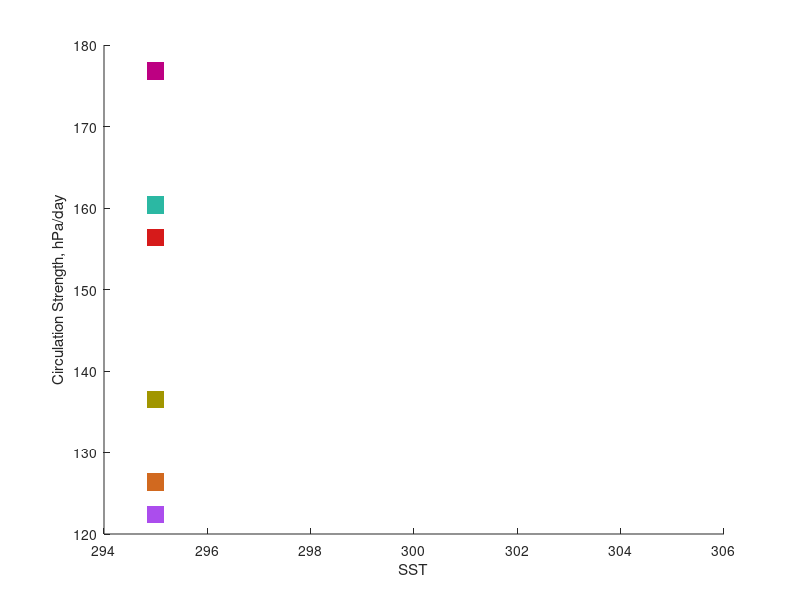

Write MATLAB code to recreate this figure. (Note: this script raises an error after producing the figure.)
%--------------------------------------------------------------------------
% circ_vs_temp.m
%
% this script creates scatter plots for the RCEMIP GCMs.  Shown are the 
% relationships between OLR, SST, anvil CF, and Circulation Strength.
%
% values are not calculated in this script but manually written into the
% arrays that are used for the scatter plots.  
%
% at the time of writing, the values come from an ncl script that is run 
% on casper utilizing the RCEMIP data stored there.  
%
% levi silvers                                            October 7, 2020 
%--------------------------------------------------------------------------
%
% add additional models
% add colors for each model
% plot Circulation intensity (addition of up and down)

%%[red green blue]
%c1=[0.4940 0.1840 0.5560]; % purple
%c2=[0.25 0.32 0.65]; % 
%c3=[0 0.4470 0.7410]; % darkish blue
%c4=[0.42 0.38 0.4]; % 
%c5=[0.3010 0.7450 0.9330]; % light blue
%c6=[0.9290 0.6940 0.1250]; % gentle yellow
%c7=[0.70 0.68 0.16]; % gentle yellow
%c8=[0.8500 0.3250 0.0980]; % rusty
%c9=[0.4660 0.6740 0.1880]; % green
%c10=[0.6500 0.48 0.14]; % 
%c11=[0.6350 0.0780 0.1840];

%[red green blue]
c1_a=[189 0 130]; % 44; ECHAM 
c1=c1_a/255;
c2_a=[171 77 237]; % 35; GEOS 
c2=c2_a/255;
c3_a=[43 184 163]; % 19; cam6
c3=c3_a/255;
c4_a=[214 26 26]; % 51; SPCAM
c4=c4_a/255;
c5_a=[209 105 31]; % 67 cam5 NCL colortable cb_9step
c5=c5_a/255;
c6_a=[161 150 0]; % 60 SPXCAM
c6=c6_a/255;
c7_a=[0.70 0.68 0.16]; % gentle yellow
c7=c7_a/255;
c8_a=[0.8500 0.3250 0.0980]; % rusty
c8=c8_a/255;
c9_a=[0.4660 0.6740 0.1880]; % green
c9=c9_a/255;
c10_a=[0.6500 0.48 0.14]; % 
c10=c10_a/255;
c11_a=[0.6350 0.0780 0.1840];
c11=c11_a/255;


% the numbers at right give the line number of the cb_9step.rgb file
% after the header has been removed
col(1,:)  =c5;  % CAM5         % 67
col(2,:)  =c3;  % CAM6         % 19
col(3,:)  =c7;  % CNRM
col(4,:)  =c1;  % ECHAM        % 44
col(5,:)  =c2;  % GEOS         % 35
col(6,:)  =c8;  % ICON
col(7,:)  =c9;  % IPSL
col(8,:)  =c10; % SAM0-UNICON
col(9,:)  =c4;  % SPCAM        % 51
col(10,:) =c6;  % SPXCAM       % 60
col(11,:) =c11; % UKMO

                % SAM          % 77  

%col2(1,:)  =c1;
%col2(2,:)  =c2;
%col2(3,:)  =c3;
%col2(4,:)  =c4;
%col2(5,:)  =c5;
%col2(6,:)  =c6;
%col2(7,:)  =c7;
%col2(8,:)  =c8;
%col2(9,:)  =c9;
%col2(10,:) =c10;
%col2(11,:) =c11;

test_arr  =[20,21,22,23,24,25,26,27,28,29,30]
test_scat =[295 295 295 295 295 295 295 295 295 295 295];

% omega down, omega up, anvil CF, OLR 
circ_gcm(:,1:2,1)  =[37.3 89.1;31.5 82.9;29.4 69.9];  % CAM5
circ_gcm(:,3:4,1)  =[0.32 239.6;0.23 258.0;0.17 271.6] % CAM5

circ_gcm(:,1:2,2)  =[48.9 111.5;39.8 116.4;30.9 79.7];    % CAM6
circ_gcm(:,3:4,2)  =[0.34 244.9;0.24 260.4;0.82 271.1];    % CAM6

%circ_gcm(:,1:2,3)  =[12.2 10.2;10.2 8.6;9.6 10.3];  % CNRM-CM6-1 
circ_gcm(:,1:2,3)  =[NaN NaN;NaN NaN;NaN NaN];  % CNRM-CM6-1 
circ_gcm(:,3:4,3)  =[0.16 252.8;0.13 270.5;0.13 279.9];  % CNRM-CM6-1 

circ_gcm(:,1:2,4)  =[57.5 119.3;48.3 91.8;33.2 69.6];      % ECHAM
circ_gcm(:,3:4,4)  =[0.14 262.9;0.18 273.6;0.18 284.5];      % ECHAM

circ_gcm(:,1:2,5)  =[41.6 80.8;35.7 70.0;38.8 90.6];    % GEOS-GCM 
circ_gcm(:,3:4,5)  =[0.27 229.5;0.23 244.2;0.15 290.5];    % GEOS-GCM 
% omega_d=[43.5;35.34;22.3];

circ_gcm(:,1:2,6)  =[NaN NaN;NaN NaN;NaN NaN];      % ICON
circ_gcm(:,3:4,6)  =[0.22 255.4;0.16 271.2;0.26 287.9];      % ICON

circ_gcm(:,1:2,7)  =[NaN NaN;NaN NaN;NaN NaN];      % IPSL
circ_gcm(:,3:4,7)  =[NaN NaN;NaN NaN;NaN NaN];      % IPSL

%circ_gcm(:,1:2,8)  =[8.7 9.1;9.0 10.6;8.2 10.7];    % SAM0-UNICON
circ_gcm(:,1:2,8)  =[NaN NaN;NaN NaN;NaN NaN];    % SAM0-UNICON
circ_gcm(:,3:4,8)  =[0.29 261.1;0.18 284.6;0.16 301.5];    % SAM0-UNICON

circ_gcm(:,1:2,9)  =[39.3 117.1;31.5 100.6;26.5 80.7];	  % SP-CAM
circ_gcm(:,3:4,9)  =[0.17 246.2;0.17 256.1;0.16 264.5];	  % SP-CAM
% omega_d=[32.94;28.2;22.9];

circ_gcm(:,1:2,10) =[32.8 103.7;25.8 94.2;25.3 86.4]; % SPX-CAM
circ_gcm(:,3:4,10) =[0.19 245.9;0.18 259.1;0.16 267.0];      % SPX-CAM
% omega_d=[31.8;24.8;20.3];

circ_gcm(:,1:2,11) =[NaN NaN;NaN NaN;NaN NaN];      % UKMO
circ_gcm(:,3:4,11) =[0.28 253.3;0.21 273.8;0.16 289.2];      % UKMO

%circ_gcm(:,:,1)  =[6.3 6.7;17.8 31.9;16.3 23.6];  % CAM5
%circ_gcm(:,:,2)  =[8.1 8.5;8.3 8.0;15.3 12.6];    % CAM6
%circ_gcm(:,:,3)  =[12.2 10.2;10.2 8.6;9.6 10.3];  % CNRM-CM6-1 
%circ_gcm(:,:,4)  =[8.9 8.4;8.8 8.8;8.9 9.3];      % ECHAM
%circ_gcm(:,:,5)  =[8.4 8.3;7.0 8.9;10.3 13.9];    % GEOS-GCM 
%circ_gcm(:,:,6)  =[NaN NaN;NaN NaN;NaN NaN];      % ICON
%circ_gcm(:,:,7)  =[NaN NaN;NaN NaN;NaN NaN];      % IPSL
%circ_gcm(:,:,8)  =[8.7 9.1;9.0 10.6;8.2 10.7];    % SAM0-UNICON
%circ_gcm(:,:,9)  =[10.1 8.6;7.6 7.3;6.7 6.4];	  % SP-CAM
%circ_gcm(:,:,10) =[6.7 6.5;5.6 6.9;5.6 6.1];      % SPX-CAM
%circ_gcm(:,:,11) =[NaN NaN;NaN NaN;NaN NaN];      % UKMO

sst_a=[295 295 295 295 295 295 295 295 295 295 295];
sst_c=[305 305 305 305 305 305 305 305 305 305 305];
sst_b=[300 300 300 300 300 300 300 300 300 300 300];

%figure
%scatter(test_scat,test_arr(1,:),[],col2,'filled','SizeData',150)
%%scatter(test_scat,test_arr(1,:),'filled','square')
%ylim([16 34])

%figure
%scatter(sst_a-0.5,circ_gcm(1,1,:),[],col,'filled','v','SizeData',100)
%fig=gca;
%hold on
%xlim(fig,[294 306]);
%xlabel('SST')
%ylabel('Circulation Strength, hPa/day')
%fig.XTick = [295 300 305]
%%fig.XTickLabels =[" " " " " "]
%fig.FontSize = 14;
%fig.FontWeight = 'bold';
%title('GCMs with Parameterized Convection')
%scatter(sst_a,squeeze(sum(circ_gcm(1,:,:))),[],col,'filled','square','SizeData',100)
%scatter(sst_b-0.5,circ_gcm(2,1,:),[],col,'filled','v','SizeData',100)
%scatter(sst_b,squeeze(sum(circ_gcm(2,:,:))),[],col,'filled','square','SizeData',100)
%scatter(sst_c-0.5,circ_gcm(3,1,:),[],col,'filled','v','SizeData',100)
%scatter(sst_c,squeeze(sum(circ_gcm(3,:,:))),[],col,'filled','square','SizeData',100)
%scatter(sst_a+0.5,circ_gcm(1,2,:),[],col,'filled','^','SizeData',100)
%scatter(sst_b+0.5,circ_gcm(2,2,:),[],col,'filled','^','SizeData',100)
%scatter(sst_c+0.5,circ_gcm(3,2,:),[],col,'filled','^','SizeData',100)
%xlim([294 306])

figure
scatter(sst_a,(circ_gcm(1,1,:)+circ_gcm(1,2,:)),[],col,'filled','square','SizeData',160)
fig=gca;
hold on
xlim(fig,[294 306]);
xlabel('SST')
ylabel('Circulation Strength, hPa/day')
fig.XTick = [295 300 305]
%fig.XTickLabels =[" " " " " "]
fig.FontSize = 14;
fig.FontWeight = 'bold';
title('Circulation Intensity')
scatter(sst_b,(circ_gcm(2,1,:)+circ_gcm(2,2,:)),[],col,'filled','square','SizeData',160)
scatter(sst_c,(circ_gcm(3,1,:)+circ_gcm(3,2,:)),[],col,'filled','square','SizeData',160)
xlim([294 306])

figure
scatter(sst_a,circ_gcm(1,1,:),[],col,'filled','v','SizeData',100)
fig=gca;
hold on
xlim(fig,[294 306]);
xlabel('SST')
ylabel('Circulation Strength, hPa/day')
fig.XTick = [295 300 305]
%fig.XTickLabels =[" " " " " "]
fig.FontSize = 14;
fig.FontWeight = 'bold';
title('Mean Descent')
scatter(sst_b,circ_gcm(2,1,:),[],col,'filled','v','SizeData',100)
scatter(sst_c,circ_gcm(3,1,:),[],col,'filled','v','SizeData',100)
xlim([294 306])
ylim([5 35])

figure
scatter(sst_a,circ_gcm(1,2,:),[],col,'filled','^','SizeData',100)
fig=gca;
hold on
xlim(fig,[294 306]);
xlabel('SST')
ylabel('Circulation Strength, hPa/day')
fig.XTick = [295 300 305]
fig.FontSize = 14;
fig.FontWeight = 'bold';
title('Mean Ascent')
scatter(sst_b,circ_gcm(2,2,:),[],col,'filled','^','SizeData',100)
scatter(sst_c,circ_gcm(3,2,:),[],col,'filled','^','SizeData',100)
xlim([294 306])
ylim([5 35])

figure
scatter(sst_a,circ_gcm(1,3,:),[],col,'filled','^','SizeData',100)
fig=gca;
hold on
xlim(fig,[294 306]);
xlabel('SST')
ylabel('anvil cloud fraction')
fig.XTick = [295 300 305]
fig.FontSize = 14;
fig.FontWeight = 'bold';
title('GCMs with Parameterized Convection')
scatter(sst_b,circ_gcm(2,3,:),[],col,'filled','^','SizeData',100)
scatter(sst_c,circ_gcm(3,3,:),[],col,'filled','^','SizeData',100)
xlim([294 306])
%ylim([5 15])

figure
scatter(sst_a,circ_gcm(1,4,:),[],col,'filled','^','SizeData',100)
fig=gca;
hold on
xlim(fig,[294 306]);
xlabel('SST')
ylabel('OLR')
fig.XTick = [295 300 305]
fig.FontSize = 14;
fig.FontWeight = 'bold';
title('Mean Ascent')
scatter(sst_b,circ_gcm(2,4,:),[],col,'filled','^','SizeData',100)
scatter(sst_c,circ_gcm(3,4,:),[],col,'filled','^','SizeData',100)
xlim([294 306])

figure
scatter(circ_gcm(1,3,:),circ_gcm(1,4,:),[],col,'filled','s','SizeData',60)
fig=gca;
hold on
%xlim(fig,[294 306]);
xlabel('Anvil CF')
ylabel('OLR')
fig.FontSize = 14;
fig.FontWeight = 'bold';
title('GCMs with Parameterized Convection')
scatter(circ_gcm(2,3,:),circ_gcm(2,4,:),[],col,'filled','s','SizeData',120)
scatter(circ_gcm(3,3,:),circ_gcm(3,4,:),[],col,'filled','s','SizeData',180)

figure
scatter(sst_a,(circ_gcm(1,1,:)+circ_gcm(1,2,:)),[],col,'filled','square','SizeData',160)
fig=gca;
hold on
xlim(fig,[294 306]);
xlabel('SST')
ylabel('Circulation Strength, hPa/day')
fig.XTick = [295 300 305]
%fig.XTickLabels =[" " " " " "]
fig.FontSize = 14;
fig.FontWeight = 'bold';
title('Circulation Intensity')
scatter(sst_a,circ_gcm(1,1,:),[],col,'filled','v','SizeData',100)
scatter(sst_a,circ_gcm(1,2,:),[],col,'filled','^','SizeData',100)
scatter(sst_b,(circ_gcm(2,1,:)+circ_gcm(2,2,:)),[],col,'filled','square','SizeData',160)
scatter(sst_c,(circ_gcm(3,1,:)+circ_gcm(3,2,:)),[],col,'filled','square','SizeData',160)
scatter(sst_b,circ_gcm(2,2,:),[],col,'filled','^','SizeData',100)
scatter(sst_c,circ_gcm(3,2,:),[],col,'filled','^','SizeData',100)
scatter(sst_b,circ_gcm(2,1,:),[],col,'filled','v','SizeData',100)
scatter(sst_c,circ_gcm(3,1,:),[],col,'filled','v','SizeData',100)
xlim([294 306])


% it seems like much of the increase in circulation occurs in the '^' component of the circulation with the exception of the SP-CAM and SPX-CAM models.

%figure
%scatter(sst_a,circ_gcm(1,1,:),'filled')
%hold on
%scatter(sst_b,circ_gcm(2,1,:),'filled')
%scatter(sst_c,circ_gcm(3,1,:),'filled')
%scatter(sst_c,circ_gcm(3,2,:),100,'*')
%scatter(sst_b,circ_gcm(2,2,:),100,'*')
%scatter(sst_a,circ_gcm(1,2,:),100,'*')
%xlim([294 306])
